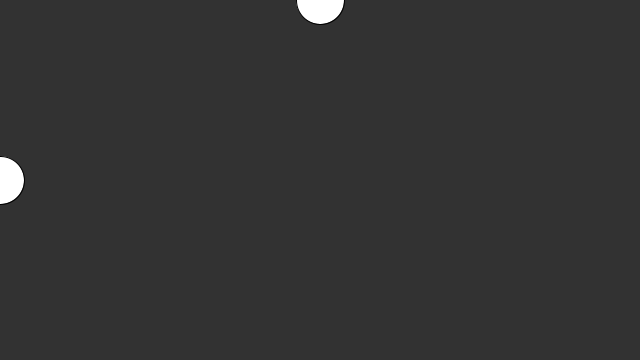
Frame 1 (no input)
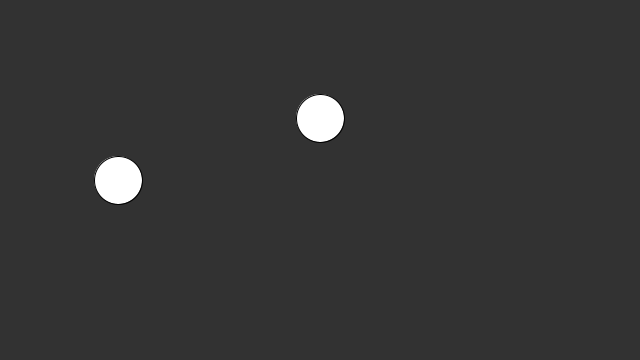
Frame 60 (the mouse pressed at the canvas centre just before this capture)
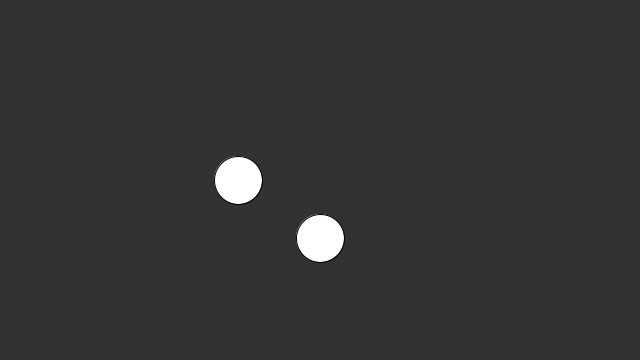
Frame 120 (the mouse held since frame 60 and released just before this capture)

The Processing sketch that drew these frames (run headless with seeded random() and noise(); from frame 60 on, the mouse is pressed at the canvas centre):

// Processing sketch: simple_bouncing_balls
// ── simple_bouncing_balls.pde
float circleX;
float circleY;
float xSpeed = 2;
float ySpeed = 2;

void setup(){
  size(640, 360);              // setup window size
  circleX = 0;  // ramdomize circle's x position
  circleY = 0;  // ramdomize circle's x position
}

void draw(){
  
  // -- Drawing stuff -- //
  background(50);
  
  // Moving ellipse
  fill(255);
  ellipseMode(RADIUS);
  ellipse(circleX, height/2, 24, 24);
  //fill(255);
  //ellipseMode(RADIUS);
  ellipse(width/2, circleY, 24, 24);
  
  circleX = circleX + xSpeed;
  circleY = circleY + ySpeed;

  // -- Logic Stuff -- //
  if (circleX > width || circleX < 0){
    // Turn around! Change polarity of speed when either of the above becomes true
    xSpeed = xSpeed * -1;
  }
  
   if (circleY > height || circleY < 0){
    // Turn around! Change polarity of speed when either of the above becomes true
    ySpeed = ySpeed * -1;
  }
}
